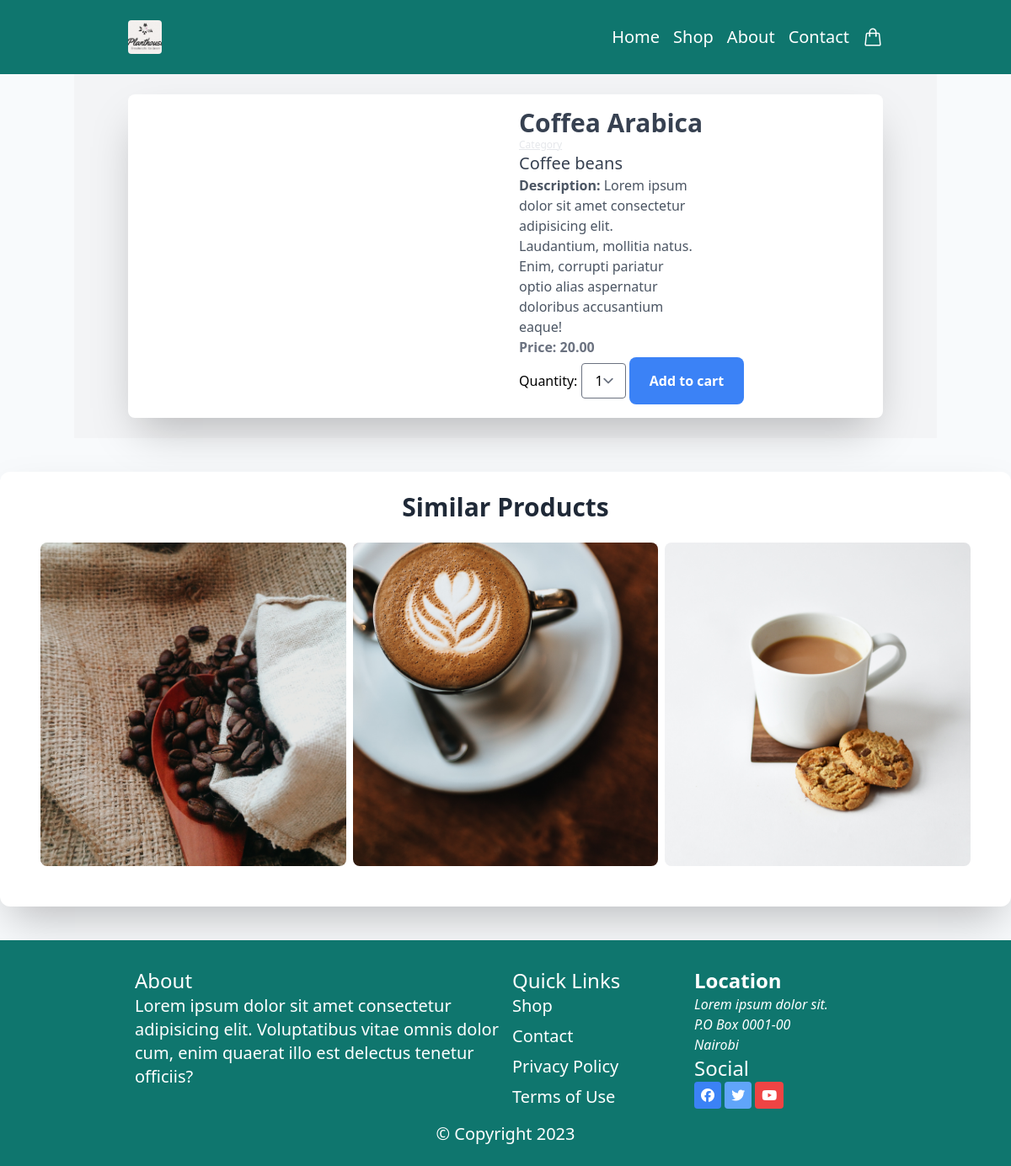
The page /detail/1/coffea-arabica/ on the database its author committed.
### shop/models.py (models this page shows, shortened)
class Product(models.Model):
    category=models.ForeignKey(Category, on_delete=models.CASCADE, related_name='products')
    name=models.CharField(max_length=200)
    slug=models.SlugField(max_length=200)
    image=models.ImageField(upload_to='products/%Y/%m/%d', blank=True)
    description=models.TextField(blank=True)
    price=models.DecimalField(max_digits=10,decimal_places=2)
    available=models.BooleanField(default=True)
    created=models.DateTimeField(auto_now_add=True)
    updated=models.DateTimeField(auto_now=True)
    class Meta:
        ordering=['name']
        indexes=[
            models.Index(fields=['id','slug']),
            models.Index(fields=['name']),
            models.Index(fields=['-created']),
        ]
    def get_absolute_url(self):
         return reverse('shop:detail', args=[self.id, self.slug])

class Category(models.Model):
    name=models.CharField(max_length=200)
    slug=models.SlugField(max_length=200,unique=True)
    class Meta:
        ordering=['name']
        indexes=[
            models.Index(fields=['name']),
        ]
        verbose_name='Category'
        verbose_name_plural='Categories'
    def __str__(self):
            return f'{self.name}'
    def get_absolute_url(self):
         return reverse('shop:product_list_by_category', args=[self.slug])

### shop/views.py (the view)
# urls.py: path('detail/<int:id>/<slug:slug>/', product_detail, name='detail')
def product_detail(request, id, slug):
    product=get_object_or_404(Product, id=id, slug=slug, available=True)
    related_products=Product.objects.filter(category=product.category).exclude(id=id)[:3]
    cart_product_form=CartAddProductForm()
    return render(request, 'shop/detail.html',{'product':product,'related_products':related_products,'cart_product_form':cart_product_form})

### cart/forms.py
class CartAddProductForm(forms.Form):
    quantity=forms.TypedChoiceField(choices=PRODUCT_QUANTITY_CHOICES, coerce=int,
                                    widget=forms.Select(attrs={'class': 'border rounded px-4 py-2'}))
    override=forms.BooleanField(required=False,initial=False, widget=forms.HiddenInput)

### cart/context_processors.py (called while the page is built)
def cart(request):
    return {'cart':Cart(request)}

### templates/shop/detail.html (shortened to what this page needs)
{% extends 'base.html' %}
{% block content %}
<div class="container mx-auto bg-gray-100  p-6 mb-10">
      <div class="max-w-4xl mx-auto bg-white shadow-2xl rounded-lg">
        <div class=" mx-auto  w-full flex items-center justify-between flex-col sm:flex-row ">
           <div class="w-full sm:w-1/2  flex items-center justify-center">
            <div class="bg-gray rounded-lg p-4">
              <p class="text-3xl text-gray-700 font-semibold">{{product.name |title}}</p>
            <p class="text-xs text-gray-200 underline">Category</p>
            <p class="text-xl font-medium text-gray-700"><a href="{{product.category.get_absolute_url}}">{{product.category}}</a></p>
            {% if product.description %}
            <p class="text-gray-600 font-light sm:w-1/2 w-full"><span class="font-semibold">Description:</span> {{product.description }}</p>
            {% endif %}
            <p class="text-gray-500 font-semibold">Price: {{product.price}}</p>
            <form action="{% url 'cart:cart_add' product.id %}" method="post">
                {{cart_product_form}}
                <input type="submit" value="Add to cart" class="bg-blue-500 rounded-lg px-6 py-4 hover:bg-blue-700 text-white font-semibold">
            </form>
            </div>
           </div>
        </div>
      </div>
    </div>
    <div class="bg-white shadow-2xl mx-auto my-10 rounded-xl p-6 ">
      <h2 class="text-3xl text-center font-semibold text-gray-800">Similar Products</h2>
      <div class="grid sm:grid-cols-3 grid-rows-1 p-6 gap-2">
          {% for item in  related_products %}
              <a href="{{item.get_absolute_url}}" class="">
                <div class="w-full flex flex-col justify-center items-center">
                  <img src="{{item.image.url}}" class="mx-auto object-center object-cover rounded-lg w-96 h-96">
                </div>
            </a>
          {% endfor %}
        </div>
        </div>
{% endblock %}

### rows shown on the page
Product: name "Coffea Arabica", category "Coffee beans", description "Lorem ipsum dolor sit amet consectetur adipisicing elit. Laudantium, mollitia natus. Enim, corrupti pariatur optio alias aspernatur doloribus accusantium eaque!", price "20.00"
Product: image (picture)
Product: image (picture)
Product: image (picture)
